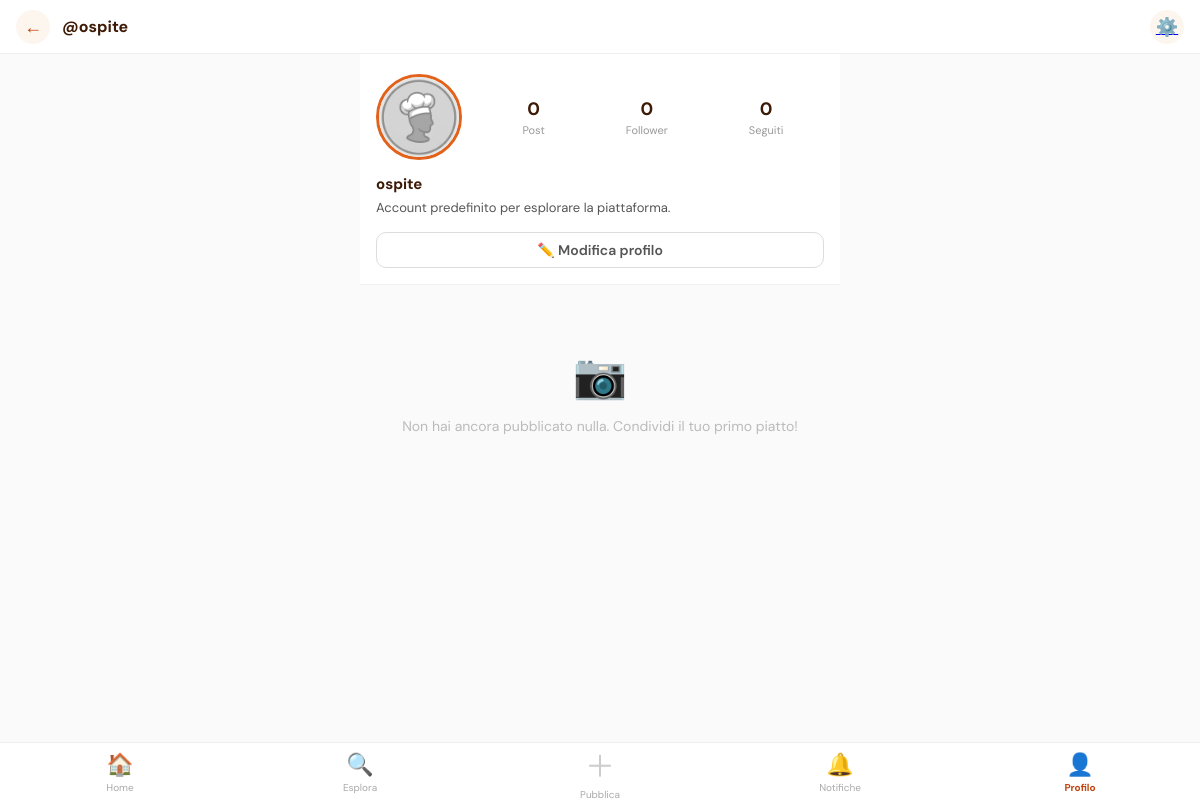
The page /frontend/profile.php (signed in) on the database as committed earlier.
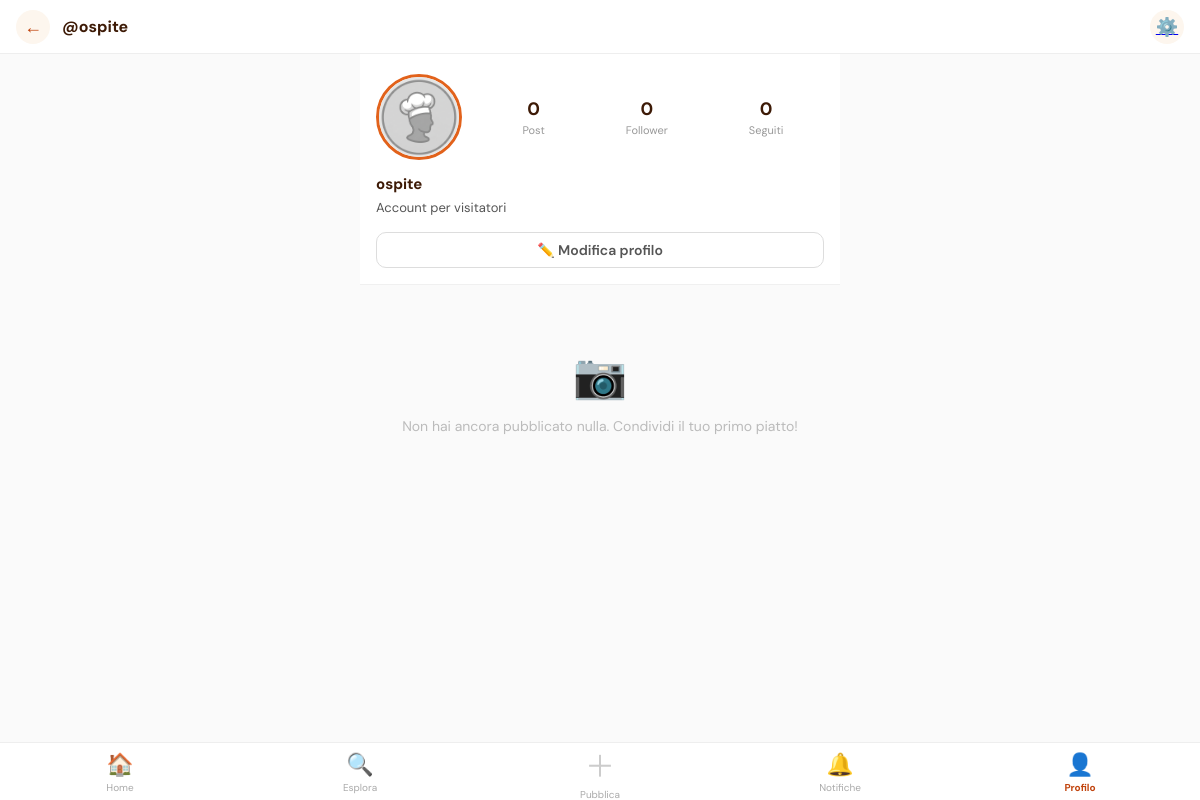
The same page on the database as committed later.
### tables this page shows
CREATE TABLE users (
    id               INT AUTO_INCREMENT PRIMARY KEY,
    username         VARCHAR(50)  NOT NULL UNIQUE,
    email            VARCHAR(100) NOT NULL UNIQUE,
    password         VARCHAR(255) NOT NULL,
    bio              TEXT,
    avatar_url       VARCHAR(255) DEFAULT 'default_avatar.png',
    followers_count  INT UNSIGNED DEFAULT 0,
    following_count  INT UNSIGNED DEFAULT 0,
    created_at       TIMESTAMP DEFAULT CURRENT_TIMESTAMP,
    INDEX idx_username (username)
);

### config/auth.php (called while the page is built, shortened)
<?php
$currentUserId  = (int) $_SESSION['user_id'];
$currentUsername = $_SESSION['username']  ?? 'utente';
$isGuest         = ($currentUsername === 'ospite');

### frontend/profile.php (the view, shortened to what this page needs)
<?php
require_once __DIR__ . '/../config/auth.php';
$sql = Database::getInstance()->getConnection();
$targetUsername = $_GET['user'] ?? $currentUsername;
$stmt = $sql->prepare("SELECT * FROM users WHERE username = ? LIMIT 1");
$stmt->execute([$targetUsername]);
$profile = $stmt->fetch();
$isOwnProfile = ($profile['id'] === $currentUserId);
$postStmt = $sql->prepare("
    SELECT id, title_work, image_path, likes_count, comments_count
    FROM posts
    WHERE user_id = ?
    ORDER BY created_at DESC
");
$postStmt->execute([$profile['id']]);
$userPosts = $postStmt->fetchAll();
$avatar = $profile['avatar_url'] ?: 'default_avatar.png';
?>
<!DOCTYPE html>
<html lang="it">
<head>
</head>
<body>
<nav class="navbar">
    <a href="feed.php" class="nav-back">←</a>
    <span class="nav-username">@<?= htmlspecialchars($profile['username']) ?></span>
    <?php if ($isOwnProfile): ?>
        <a href="settings.php" class="nav-more">⚙️</a>
    <?php else: ?>
        <div class="nav-more"></div>
    <?php endif; ?>
</nav>
<div class="profile-wrap">
    <div class="profile-header">
        <div class="profile-top">
            <div class="profile-avatar-wrap">
                <img src="../img/<?= htmlspecialchars($avatar) ?>"
                     onerror="this.src='../img/default_avatar.png'"
                     alt="@<?= htmlspecialchars($profile['username']) ?>">
            </div>
            <div class="profile-stats">
                <div class="stat-col">
                    <span class="stat-num"><?= count($userPosts) ?></span>
                    <span class="stat-lbl">Post</span>
                </div>
                <div class="stat-col">
                    <span class="stat-num"><?= number_format($profile['followers_count']) ?></span>
                    <span class="stat-lbl">Follower</span>
                </div>
                <div class="stat-col">
                    <span class="stat-num"><?= number_format($profile['following_count']) ?></span>
                    <span class="stat-lbl">Seguiti</span>
                </div>
            </div>
        </div>
        <div class="profile-info">
            <div class="profile-name"><?= htmlspecialchars($profile['username']) ?></div>
            <?php if (!empty($profile['bio'])): ?>
                <div class="profile-bio"><?= nl2br(htmlspecialchars($profile['bio'])) ?></div>
            <?php else: ?>
                <div class="profile-bio-empty">
                    <?= $isOwnProfile ? 'Aggiungi una bio...' : 'Nessuna bio.' ?>
                </div>
            <?php endif; ?>
        </div>
        <div class="profile-actions">
            <?php if ($isOwnProfile): ?>
                <a href="edit_profile.php" class="btn-action btn-edit">✏️ Modifica profilo</a>
            <?php else: ?>
                <a href="../backend/login/registration.php" class="btn-action btn-follow-action">
                    + Segui
                </a>
            <?php endif; ?>
        </div>
    </div>
    <div class="post-grid">
        <?php if (empty($userPosts)): ?>
            <div class="empty-grid">
                <div class="emoji">📷</div>
                <p><?= $isOwnProfile
                    ? 'Non hai ancora pubblicato nulla. Condividi il tuo primo piatto!'
                    : 'Questo utente non ha ancora pubblicato nulla.' ?>
                </p>
            </div>
        <?php else: foreach ($userPosts as $p): ?>
            <div class="grid-item" onclick="window.location='post.php?id=<?= $p['id'] ?>'">
                <?php if (!empty($p['image_path'])): ?>
                    <img src="../img/uploads/foto/<?= htmlspecialchars($p['image_path']) ?>"
                         onerror="this.style.display='none'"
                         alt="<?= htmlspecialchars($p['title_work']) ?>">
                <?php else: ?>
                    <div class="grid-placeholder">🍽️</div>
                <?php endif; ?>
                <div class="grid-overlay">
                    <span>❤️ <?= $p['likes_count'] ?></span>
                    <span>💬 <?= $p['comments_count'] ?></span>
                </div>
            </div>
        <?php endforeach; endif; ?>
    </div>
</div>
<nav class="bottom-nav">
    <a href="feed.php" class="bn-item">
        <span class="bn-icon">🏠</span><span class="bn-label">Home</span>
    </a>
    <a href="explore.php" class="bn-item">
        <span class="bn-icon">🔍</span><span class="bn-label">Esplora</span>
    </a>
    <?php if (!$isGuest): ?>
    <a href="new_post.php" class="bn-item">
        <span class="bn-icon" style="font-size:30px;color:var(--tc)">＋</span>
        <span class="bn-label">Pubblica</span>
    </a>
    <?php else: ?>
    <a href="../backend/login/registration.php" class="bn-item">
        <span class="bn-icon" style="font-size:30px;color:#ccc">＋</span>
        <span class="bn-label">Pubblica</span>
    </a>
    <?php endif; ?>
    <a href="notifications.php" class="bn-item">
        <span class="bn-icon">🔔</span><span class="bn-label">Notifiche</span>
    </a>
    <a href="profile.php?user=<?= urlencode($currentUsername) ?>"
       class="bn-item <?= $isOwnProfile ? 'active' : '' ?>">
        <span class="bn-icon">👤</span><span class="bn-label">Profilo</span>
    </a>
</nav>
</body>
</html>

### frontend/profile.php (style rules this page uses)
:root { --tc:#C1440E; --or:#E2621B; --am:#F0882A; --cr:#FDF6EE; --br:#3D1A06; }
* { box-sizing: border-box; margin: 0; padding: 0; }
body { background: #fafafa; font-family: 'DM Sans', sans-serif; padding-bottom: 70px; }
.navbar { position: sticky; top: 0; z-index: 100; background: #fff; border-bottom: 1px solid #eee; display: flex; align-items: center; padding: 0 16px; height: 54px; gap: 12px; }
.nav-back { width: 34px; height: 34px; border-radius: 50%; background: var(--cr); border: none; cursor: pointer; font-size: 18px; display: flex; align-items: center; justify-content: center; text-decoration: none; color: var(--tc); }
.nav-username { font-size: 16px; font-weight: 700; color: var(--br); flex: 1; }
.nav-more { width: 34px; height: 34px; border-radius: 50%; background: var(--cr); border: none; cursor: pointer; font-size: 18px; display: flex; align-items: center; justify-content: center; }
.profile-wrap { max-width: 480px; margin: 0 auto; }
.profile-header { background: #fff; padding: 20px 16px 16px; border-bottom: 1px solid #f0f0f0; }
.profile-top { display: flex; align-items: center; gap: 20px; margin-bottom: 14px; }
.profile-avatar-wrap { width: 86px; height: 86px; border-radius: 50%; overflow: hidden; border: 3px solid var(--or); flex-shrink: 0; }
.profile-avatar-wrap img { width: 100%; height: 100%; object-fit: cover; }
.profile-stats { display: flex; flex: 1; justify-content: space-around; }
.stat-col { display: flex; flex-direction: column; align-items: center; gap: 2px; }
.stat-num { font-size: 18px; font-weight: 700; color: var(--br); }
.stat-lbl { font-size: 11px; color: #999; }
.profile-info { margin-bottom: 14px; }
.profile-name { font-size: 15px; font-weight: 700; color: var(--br); margin-bottom: 4px; }
.profile-bio { font-size: 13px; color: #555; line-height: 1.5; }
.profile-actions { display: flex; gap: 8px; }
.btn-action { flex: 1; padding: 8px 12px; border-radius: 10px; font-size: 14px; font-weight: 600; cursor: pointer; border: 1.5px solid; font-family: 'DM Sans', sans-serif; transition: all .2s; text-align: center; text-decoration: none; display: flex; align-items: center; justify-content: center; }
.btn-edit { background: transparent; border-color: #ddd; color: #555; flex: 1; }
.post-grid { display: grid; grid-template-columns: repeat(3, 1fr); gap: 2px; padding: 2px; }
.empty-grid { grid-column: 1 / -1; padding: 60px 24px; text-align: center; color: #bbb; }
.empty-grid .emoji { font-size: 44px; margin-bottom: 12px; }
.empty-grid p { font-size: 14px; }
.bottom-nav { position: fixed; bottom: 0; left: 0; right: 0; height: 58px; background: #fff; border-top: 1px solid #eee; display: flex; z-index: 100; }
.bn-item { flex: 1; display: flex; flex-direction: column; align-items: center; justify-content: center; gap: 2px; text-decoration: none; color: #aaa; border: none; background: none; cursor: pointer; font-family: 'DM Sans', sans-serif; }
.bn-item .bn-icon { font-size: 22px; }
.bn-item .bn-label { font-size: 10px; }
.bn-item.active { color: var(--tc); }
.bn-item.active .bn-label { font-weight: 700; }

Rows that differ between the two databases and show on the page:
changed users "ospite": bio "Account predefinito per esplorare la piattaforma." → "Account per visitatori"
